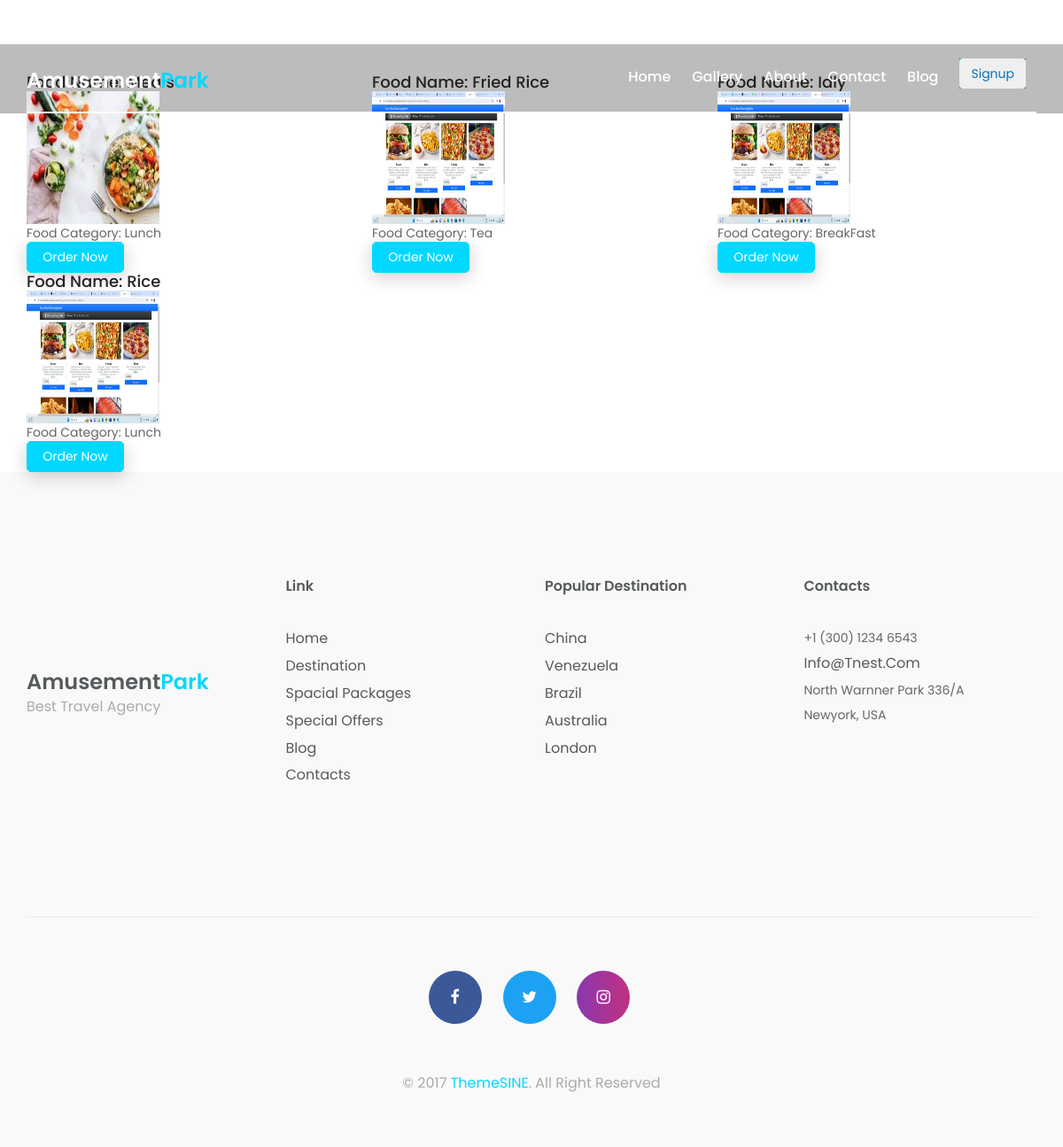
Page /view_food/ on the earlier database version.
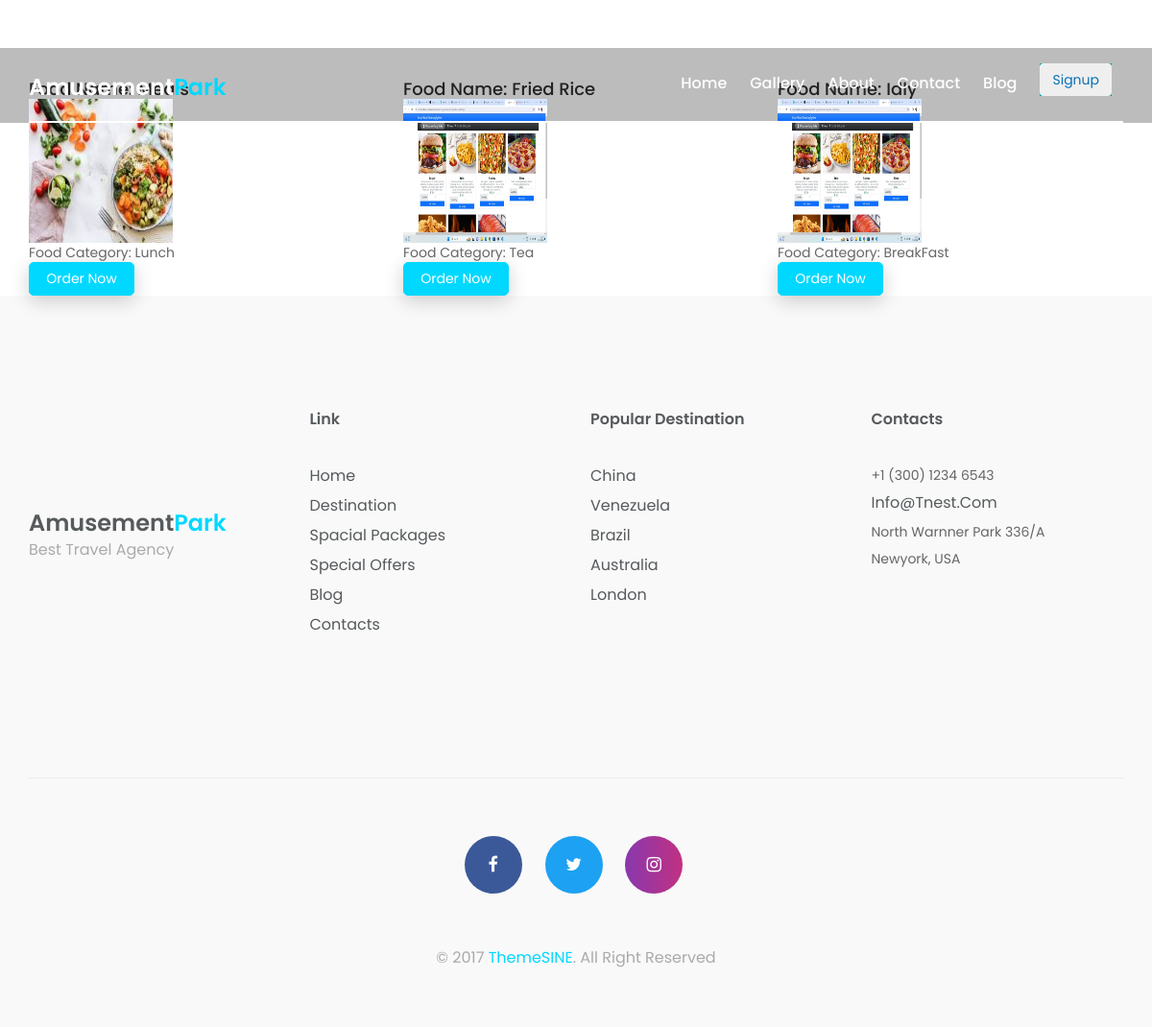
Same page on the later database version.
### staff_app/models.py (models this page shows)
class Foodlist(models.Model):
    food_id=models.AutoField(primary_key=True)
    food_name=models.CharField(max_length=200)
    food_image=models.ImageField(null=True,blank=True,upload_to="foods")
    Food_category=models.CharField(max_length=200,choices=Food_categories,default='Lunch')

### users/views.py (the view)
# urls.py: path('view_food/',views.view_food,name="view_food"),
def view_food(request):
    food=Foodlist.objects.all().order_by("-food_id")
    return render(request,"viewfood.html",{"all_food":food})

### templates/viewfood.html
 {%extends "index.html"%}
 {%block content%}
<div class="container" style="margin-top: 50px;">
    <h2 class="text-center">Food List</h2>
    <div class="row">
        {% for food in all_food %}
        <div class="col-md-4 mb-4">
            <div class="food-card border p-3">
                <h4>Food Name: {{ food.food_name }}</h4>
                <div>
                    {% if food.food_image %}
                        <img class="food-image img-fluid" src="{{ food.food_image.url }}" alt="{{ food.food_name }}" style="height: 150px; width: 150px;">
                    {% else %}
                        No Image
                    {% endif %}
                </div>
                <p>Food Category: {{ food.Food_category }}</p>
                <button class="about-view packages-btn">
                    order now
                </button>
            </div>
        </div>
        {% endfor %}
    </div>
</div>
{%endblock%}

Differences in the rows shown:
removed Foodlist: food_name "Rice", food_image (picture), Food_category "Lunch"
